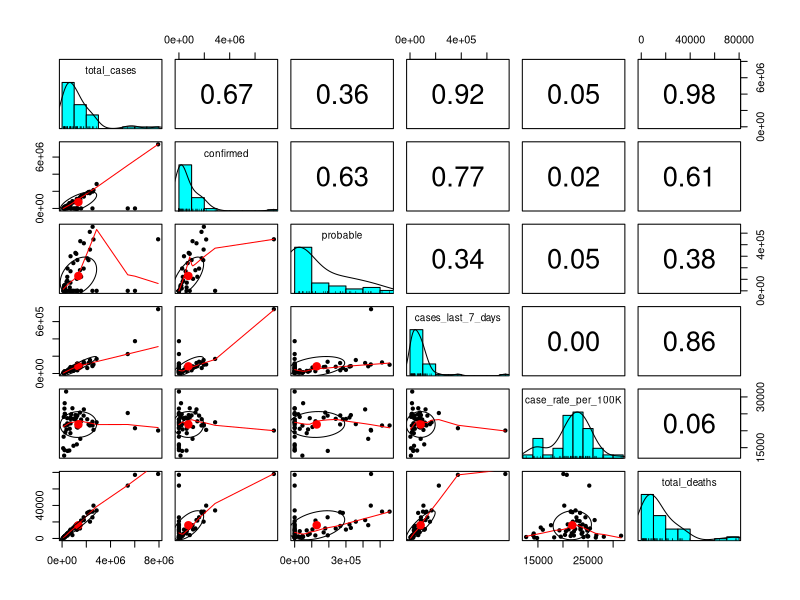
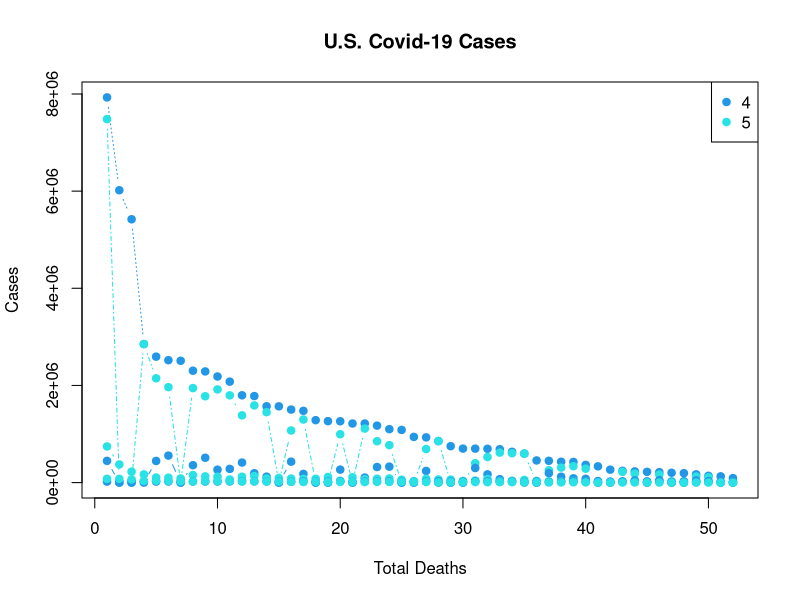

Write R code to recreate these figures, in order.
## ---- chunk 1
setwd("C:/Users/tsout/OneDrive/Desktop/cs422/homework1")
library(dplyr)

data.df <-read.csv("us-covid.csv", header=TRUE, comment="#")
## ---- chunk 2
data.df <- data.df %>% select(state, level, total_cases, confirmed, probable, cases_last_7_days, case_rate_per_100K, total_deaths)
## ---- chunk 3
data.df <- arrange(data.df, desc(total_cases))

print(head(data.df, 6))
## ---- chunk 4
print(tail(data.df, 6))
## ---- chunk 5
library(psych)
pairs.panels(data.df %>% select(total_cases, confirmed, probable, cases_last_7_days, case_rate_per_100K, total_deaths), cor = TRUE)
## ---- chunk 6
# library(ggplot2)

# plot(x=data.df$total_deaths, y=data.df$confirmed, xlab="Total Deaths", ylab="Confirmed Cases", main="U.S. Covid-19 Cases")
# plot(x=data.df$total_deaths, y=data.df$probable, xlab="Total Deaths", ylab="Probable Cases", main="U.S. Covid-19 Cases")

matplot(data.df, type = c("b"),pch=19,col = 4:5, xlab="Total Deaths",ylab="Cases", main="U.S. Covid-19 Cases")
legend("topright", legend = 4:5, col=4:5, pch=19)
## ---- chunk 7
print(data.df%>%filter(state=="California"))
